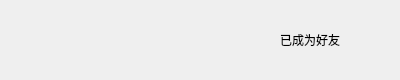
<?xml version="1.0" encoding="UTF-8"?>
<ui version="4.0">
 <class>IsFriend</class>
 <widget class="QWidget" name="IsFriend">
  <property name="geometry">
   <rect>
    <x>0</x>
    <y>0</y>
    <width>400</width>
    <height>80</height>
   </rect>
  </property>
  <property name="windowTitle">
   <string>Form</string>
  </property>
  <layout class="QHBoxLayout" name="horizontalLayout">
   <item>
    <widget class="QLabel" name="label">
     <property name="minimumSize">
      <size>
       <width>50</width>
       <height>50</height>
      </size>
     </property>
     <property name="maximumSize">
      <size>
       <width>50</width>
       <height>50</height>
      </size>
     </property>
     <property name="styleSheet">
      <string notr="true">background-color: rgba(255, 255, 255, 0);</string>
     </property>
     <property name="text">
      <string/>
     </property>
    </widget>
   </item>
   <item>
    <widget class="QLabel" name="label_2">
     <property name="styleSheet">
      <string notr="true">color: rgb(0, 0, 0);
background-color: rgba(255, 255, 255, 0);</string>
     </property>
     <property name="text">
      <string/>
     </property>
    </widget>
   </item>
   <item>
    <widget class="QLabel" name="label_3">
     <property name="styleSheet">
      <string notr="true">color: rgb(0, 0, 0);
font: 10pt &quot;Microsoft YaHei UI&quot;;
background-color: rgba(255, 255, 255, 0);</string>
     </property>
     <property name="text">
      <string>已成为好友</string>
     </property>
     <property name="alignment">
      <set>Qt::AlignCenter</set>
     </property>
    </widget>
   </item>
  </layout>
 </widget>
 <resources/>
 <connections/>
</ui>
